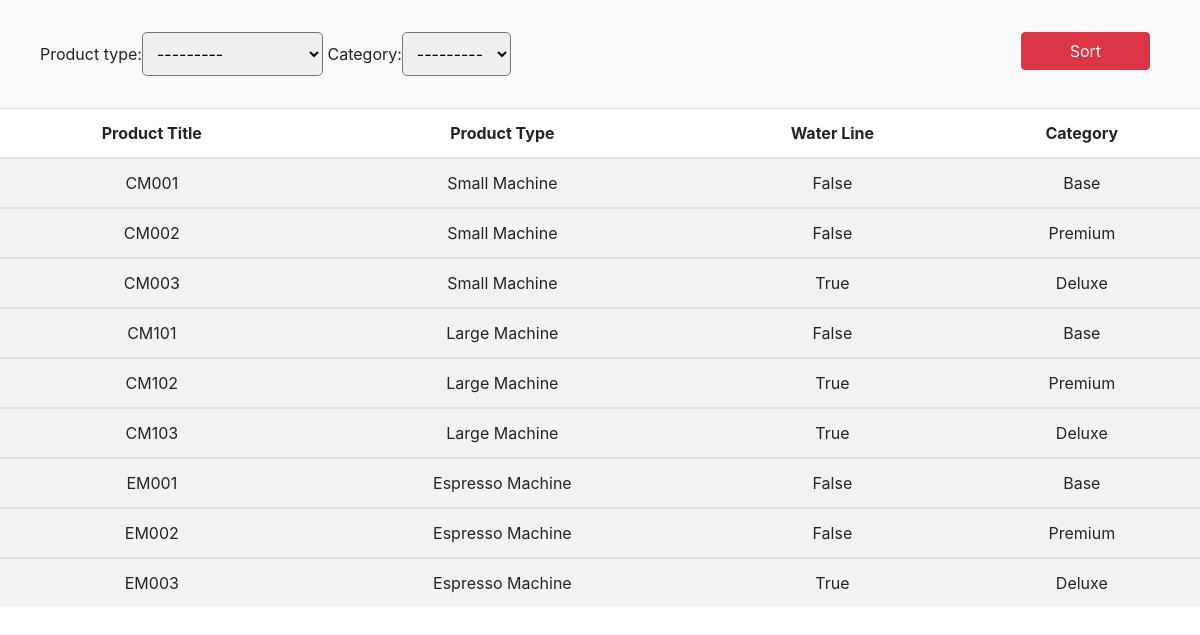
Page /machines/ on the committed database.
### machines/models.py (models this page shows, shortened)
class CoffeeMachine(models.Model):
    product_title                   = models.CharField(max_length = 50)
    product_type                    = models.CharField(max_length = 50, choices=PRODUCT_TYPE, blank=True)
    water_line_compatible           = models.BooleanField(default=False, blank=True)
    Category                        = models.CharField(max_length = 50, choices=CATEGORY, blank=True)

### machines/views.py (the view)
def all_machines(request):
    all_machines = CoffeeMachine.objects.all()
    myfilter = MachineFilter(request.GET,queryset=all_machines)
    all_machines = myfilter.qs
    context = {
        'all_machines' : all_machines,
        'myfilter' : myfilter
    }
    return render(request, 'machines.html', context)

### machines/templates/machines.html (shortened to what this page needs)
{% extends "base.html" %} {% block body%}
<nav class="navbar navbar-expand-lg navbar-light bg-light">
  <div class="collapse navbar-collapse" id="navbarNavDropdown">
    <ul class="navbar-nav">
      <form method="GET" class=" p-4">
        {{myfilter.form}}
        <input
          href="#"
          type="submit"
          class="btn-danger btn pr-5 pl-5"
          value="Sort"
        />
      </form>
    </ul>
  </div>
</nav>
<div class="text-center">
  <table class="table text-center table-striped">
    <thead>
      <tr>
        <th scope="col">Product Title</th>
        <th scope="col">Product Type</th>
        <th scope="col">Water Line</th>
        <th scope="col">Category</th>
      </tr>
    </thead>
    {% for m in all_machines %}
    <tbody>
      <tr>
        <td>{{m.product_title }}</td>
        <td>{{m.product_type}}</td>
        <td>{{m.water_line_compatible }}</td>
        <td>{{m.Category}}</td>
      </tr>
    </tbody>
    {%endfor%} {% endblock %}

### templates/base.html (shortened to what this page needs)
{% load static %}
<!DOCTYPE html>
<html lang="zxx" class="no-js">
<head>
    <link rel="stylesheet" href="{% static 'css/bootstrap.min.css' %}">
    <link rel="stylesheet" href="{% static 'css/mycss.css' %}">
    <link rel="stylesheet" href="https://cdnjs.cloudflare.com/ajax/libs/font-awesome/4.7.0/css/font-awesome.min.css">
</head>
<body>
    {% block body%} {% endblock %}
</body>
</html>
</html>

### static/css/mycss.css (style rules this page uses)
.navbar { position: relative; }
.btn { position: absolute; right: 50px; }
button, select { padding: 10px; border-radius: 5px; }

### rows in the picture
CoffeeMachine: product_title "CM001", product_type "Small Machine", water_line_compatible "False", Category "Base"
CoffeeMachine: product_title "CM002", product_type "Small Machine", water_line_compatible "False", Category "Premium"
CoffeeMachine: product_title "CM003", product_type "Small Machine", water_line_compatible "True", Category "Deluxe"
CoffeeMachine: product_title "CM101", product_type "Large Machine", water_line_compatible "False", Category "Base"
CoffeeMachine: product_title "CM102", product_type "Large Machine", water_line_compatible "True", Category "Premium"
CoffeeMachine: product_title "CM103", product_type "Large Machine", water_line_compatible "True", Category "Deluxe"
CoffeeMachine: product_title "EM001", product_type "Espresso Machine", water_line_compatible "False", Category "Base"
CoffeeMachine: product_title "EM002", product_type "Espresso Machine", water_line_compatible "False", Category "Premium"
CoffeeMachine: product_title "EM003", product_type "Espresso Machine", water_line_compatible "True", Category "Deluxe"
